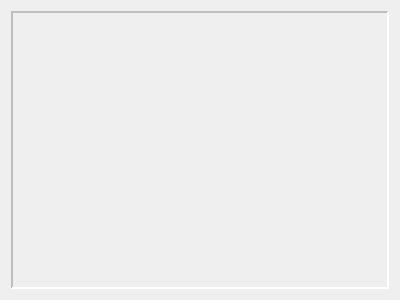
<?xml version="1.0" encoding="UTF-8"?>
<ui version="4.0">
 <class>CrtView</class>
 <widget class="QWidget" name="CrtView">
  <property name="geometry">
   <rect>
    <x>0</x>
    <y>0</y>
    <width>400</width>
    <height>300</height>
   </rect>
  </property>
  <property name="windowTitle">
   <string>Form</string>
  </property>
  <layout class="QHBoxLayout" name="horizontalLayout">
   <item>
    <widget class="QLabel" name="lbl_crt">
     <property name="enabled">
      <bool>false</bool>
     </property>
     <property name="sizePolicy">
      <sizepolicy hsizetype="MinimumExpanding" vsizetype="MinimumExpanding">
       <horstretch>1</horstretch>
       <verstretch>1</verstretch>
      </sizepolicy>
     </property>
     <property name="frameShape">
      <enum>QFrame::Panel</enum>
     </property>
     <property name="frameShadow">
      <enum>QFrame::Sunken</enum>
     </property>
     <property name="lineWidth">
      <number>2</number>
     </property>
     <property name="text">
      <string/>
     </property>
     <property name="scaledContents">
      <bool>true</bool>
     </property>
    </widget>
   </item>
  </layout>
 </widget>
 <resources/>
 <connections/>
</ui>
